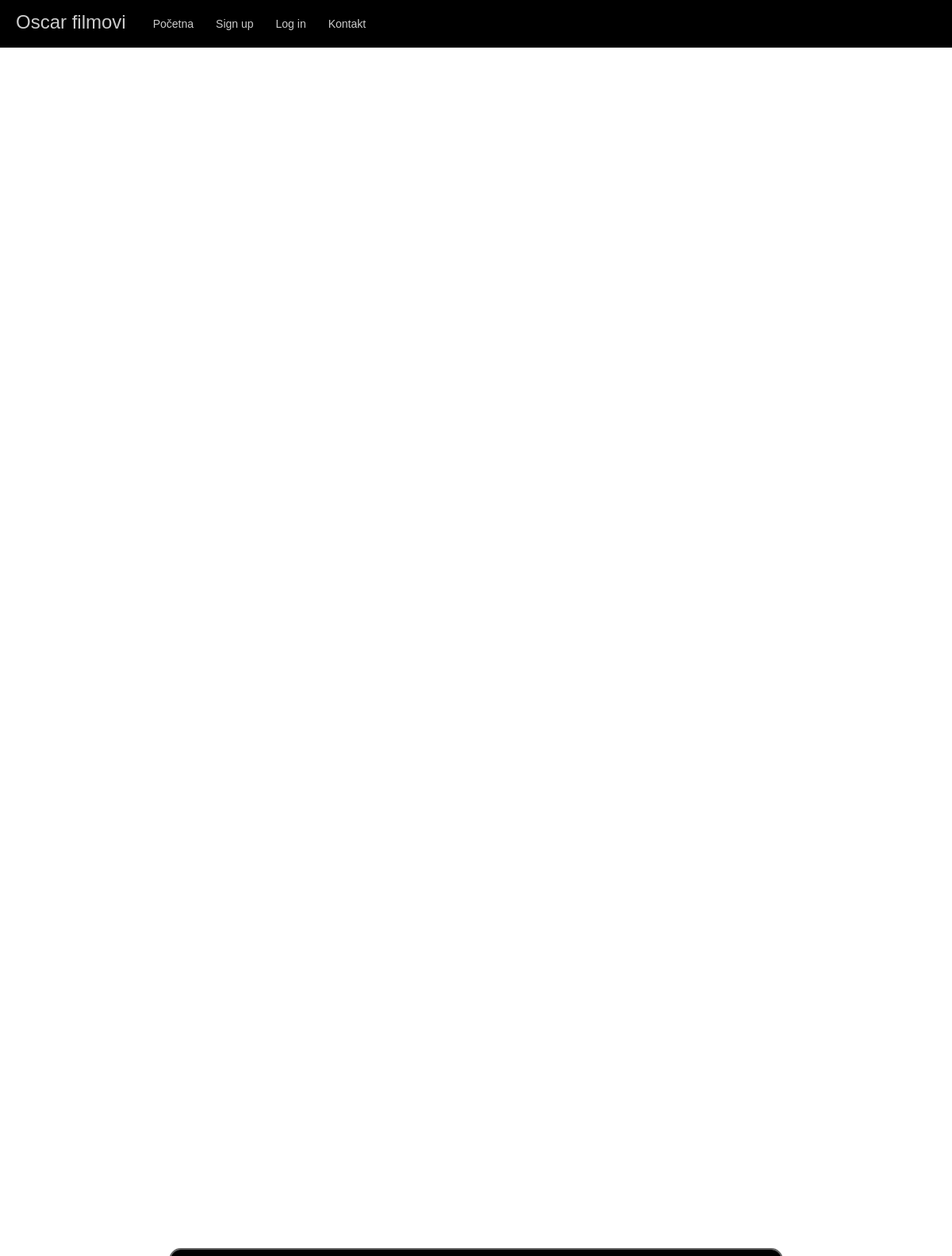
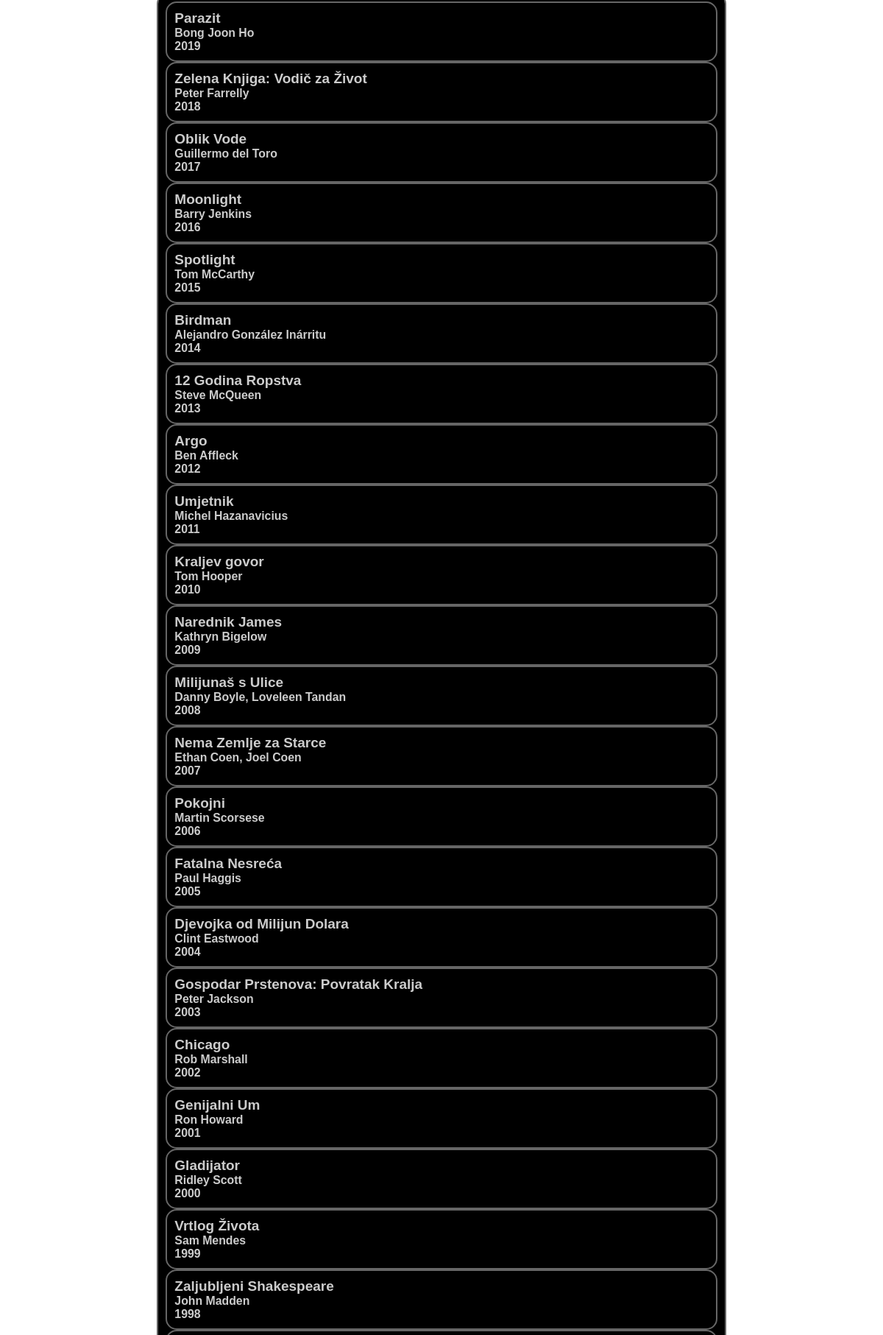
The app's page /sviFilmovi.php (upper part) with its own data (2 pictures, top to bottom).
### tables this page shows
CREATE TABLE `filmovi` (
  `id` int(11) NOT NULL,
  `imeFilma` varchar(100) NOT NULL,
  `zanrFilma1` varchar(100) NOT NULL,
  `zanrFilma2` varchar(100) NOT NULL,
  `godinaFilma` year(4) NOT NULL,
  `redateljFilma` varchar(100) NOT NULL,
  `scenaristiFilma` varchar(100) NOT NULL,
  `glavniFilma` varchar(100) NOT NULL,
  `opisFilma` varchar(5000) NOT NULL,
  `trailerFilma` varchar(255) NOT NULL,
  `rimdbFilma` decimal(11,1) NOT NULL,
  `trajanjeFilma` varchar(20) NOT NULL,
  `zemljaFilma` varchar(50) NOT NULL,
  `slikaFilma` varchar(255) NOT NULL
);

### sviFilmovi.php (the view, shortened to what this page needs)
<html>
<head>
	<link rel="stylesheet" type="text/css" href="sviFilmovi.css">
</head>
<?php
include_once 'dbh.php';
include_once 'pocetna.php';
if(isset($_POST["submit"])) {
    $tekst = $_POST["search"];
    $sql = "SELECT * FROM filmovi WHERE imeFilma LIKE '% ".$tekst."%' OR imeFilma LIKE '".$tekst."%' OR imeFilma LIKE '%".$tekst."' ORDER BY godinaFilma DESC;";
}
else{
	$sql = "SELECT * FROM filmovi ORDER BY godinaFilma DESC;";
}
	$result = $conn->query($sql);
?>
<body>
	<div class="container">
		<div class="okvir">
			<?php
			if($result->num_rows > 0){
				while($row = $result->fetch_assoc()){
					echo "<div class='film'>";
					?>
					<a href="https://oscar-mihaela.herokuapp.com/film.php?filmId=<?php echo $row['id']?>"><b> <?php echo $row['imeFilma']?></b><br>
					<?php
					echo "<small>".$row['redateljFilma']."</small><br>";
					echo "<small>".$row['godinaFilma']."</small>";
					echo "</div>";
					?>
					<?php
				}
			}
		?>
		</div>
	</div>
</body>
</html>

### pocetna.php (shortened to what this page needs)
<html>
<head>
	<link rel="stylesheet" type="text/css" href="style.css">
</head>
<body>
<nav>
	<p>Oscar filmovi</p>
	<ul>
		<li><a href="index.php">Početna</a> </li>
		<?php
			if(isset($_SESSION["id"])){
				echo "<li><a href='profil.php'>Profil</a> </li>";
				echo "<li><a href='logout.php'>Log out</a> </li>";
			}else{
				echo "<li><a href='signup.php'>Sign up</a> </li>";
				echo "<li><a href='login.php'>Log in</a> </li>";
			}
		?>
		<li><a href="kontakt.php">Kontakt</a> </li>
	</ul>
</nav>
</body>
</html>

### sviFilmovi.css (style rules this page uses)
body { background-image: url("https://wallpaperaccess.com/full/229832.jpg"); margin: 0; color: #cccccc; }
a { color: #cccccc; text-decoration: none; }
.container { width: 100vw; height: 100vh; font-family: 'Quicksand', sans-serif; font-weight: bold; font-size: 19px; display: grid; grid-template-columns: 0.5fr 2fr 0.5fr; grid-template-rows: 0.5fr 2fr 0.5fr; grid-gap: 10px; column-gap: 10px; padding: 10px; box-sizing: border-box; }
.container div { padding: 10px; border: 2px solid #666666; border-radius: 15px; background-color: black; }
.okvir { grid-row-start: 2; grid-row-end: 3; grid-column-start: 2; grid-column-end: 3; overflow-y: scroll; }

### style.css (style rules this page uses)
* { margin: 0; padding: 0; }
nav { width: 100%; height: 60px; background-color: black; }
nav p { font-family: 'Quicksand', sans-serif; color: #cccccc; font-size: 24px; line-height: 55px; float: left; padding: 0px 20px; }
nav ul { float: left; }
nav ul li { float: left; list-style: none; position: relative; }
nav ul li a { display: block; font-family: 'Quicksand', sans-serif; color: #cccccc; font-size: 14px; padding: 22px 14px; text-decoration: none; }

### records on screen
filmovi: imeFilma "Parazit", redateljFilma "Bong Joon Ho", godinaFilma "2019"
filmovi: imeFilma "Zelena Knjiga: Vodič za Život", redateljFilma "Peter Farrelly", godinaFilma "2018"
filmovi: imeFilma "Oblik Vode", redateljFilma "Guillermo del Toro", godinaFilma "2017"
filmovi: imeFilma "Moonlight", redateljFilma "Barry Jenkins", godinaFilma "2016"
filmovi: imeFilma "Spotlight", redateljFilma "Tom McCarthy", godinaFilma "2015"
filmovi: imeFilma "Birdman", redateljFilma "Alejandro González Inárritu", godinaFilma "2014"
filmovi: imeFilma "12 Godina Ropstva", redateljFilma "Steve McQueen", godinaFilma "2013"
filmovi: imeFilma "Argo", redateljFilma "Ben Affleck", godinaFilma "2012"
filmovi: imeFilma "Umjetnik", redateljFilma "Michel Hazanavicius", godinaFilma "2011"
filmovi: imeFilma "Kraljev govor", redateljFilma "Tom Hooper", godinaFilma "2010"
filmovi: imeFilma "Narednik James", redateljFilma "Kathryn Bigelow", godinaFilma "2009"
filmovi: imeFilma "Milijunaš s Ulice", redateljFilma "Danny Boyle, Loveleen Tandan", godinaFilma "2008"
filmovi: imeFilma "Nema Zemlje za Starce", redateljFilma "Ethan Coen, Joel Coen", godinaFilma "2007"
filmovi: imeFilma "Pokojni", redateljFilma "Martin Scorsese", godinaFilma "2006"
filmovi: imeFilma "Fatalna Nesreća", redateljFilma "Paul Haggis", godinaFilma "2005"
filmovi: imeFilma "Djevojka od Milijun Dolara", redateljFilma "Clint Eastwood", godinaFilma "2004"
filmovi: imeFilma "Gospodar Prstenova: Povratak Kralja", redateljFilma "Peter Jackson", godinaFilma "2003"
filmovi: imeFilma "Chicago", redateljFilma "Rob Marshall", godinaFilma "2002"
filmovi: imeFilma "Genijalni Um", redateljFilma "Ron Howard", godinaFilma "2001"
filmovi: imeFilma "Gladijator", redateljFilma "Ridley Scott", godinaFilma "2000"
filmovi: imeFilma "Vrtlog Života", redateljFilma "Sam Mendes", godinaFilma "1999"
filmovi: imeFilma "Zaljubljeni Shakespeare", redateljFilma "John Madden", godinaFilma "1998"
